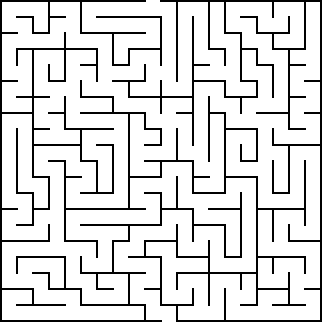
#> input picture data/maze_image/maze.png, 322 x 322 px, given in place of maze.png.png, which was not available
$ python main.py
#> lines starting #> are read from the running program, lines starting #| are printed output that depends on the picture; pictures that were not available may be replaced by others from this repository, and a replacement may not be noted
### src/maze.py
# file nay dung de chuyen maze thanh ma tran 01 va chuyen tu ma tran thanh anh

import cv2
import numpy as np
from PIL import Image

# doc anh

def read_image(filename):
    # Đọc ảnh thành ảnh xám
    image = cv2.imread(f'../data/maze_image/{filename}.png', cv2.IMREAD_GRAYSCALE)
    if image is None:
        print(f"Không thể đọc ảnh: {filename}")
        return None  # Hoặc xử lý lỗi tùy ý

    # Chuyển ảnh thành ma trận nhị phân 0 và 1
    _, binary_matrix = cv2.threshold(image, 127, 1, cv2.THRESH_BINARY)

    # Lưu ma trận nhị phân vào tệp văn bản (nếu cần)
    np.savetxt(f"../data/maze_text/{filename}.txt", binary_matrix, fmt='%d')

    # Trả về ma trận nhị phân
    return binary_matrix


# chuyen ma tran thanh anh
def save_result_image(maze,alogorithm,filename):
    maze_array = np.array(maze, dtype=np.uint8)

    height, width = maze_array.shape

    rgb_image = np.zeros((height, width, 3), dtype=np.uint8)

    for i in range(height):
        for j in range(width):
            if maze_array[i, j] == 0:
                rgb_image[i, j] = [0, 0, 0]
            elif maze_array[i, j] == 1:
                rgb_image[i, j] = [255, 255, 255]
            elif maze_array[i, j] == 2:
                rgb_image[i, j] = [0, 255, 0]
            elif maze_array[i, j] == 3:
                rgb_image[i, j] = [255, 0, 0]

    img = Image.fromarray(rgb_image, mode='RGB')
    img.save('../results/{}/{}_ans.png'.format(alogorithm,filename))
    img.show()

### src/utils.py
import json
import numpy as np
import matplotlib.pyplot as plt

# dung lai duong di
def re_path(maze, came_from, current):
    path = [current]
    while current in came_from:
        current = came_from[current]
        path.append(current)

    path.reverse()

    for i in path:
        maze[i[0]][i[1]] = 2

    return path

# tim diem start va goal cua ma tran vuong
def find_point(maze):
    start = None
    goal = None

    rows, cols = len(maze), len(maze[0])

    # Tìm điểm bắt đầu `start` ở dòng đầu tiên
    ls, rs = 0, cols - 1
    for i in range(cols):
        if maze[0][i] == 1:
            ls = i
            break
    for i in range(cols - 1, -1, -1):
        if maze[0][i] == 1:
            rs = i
            break
    start = (0, (ls + rs) // 2)

    # Tìm điểm kết thúc `goal` ở dòng cuối cùng
    lg, rg = 0, cols - 1
    for i in range(cols):
        if maze[rows - 1][i] == 1:
            lg = i
            break
    for i in range(cols - 1, -1, -1):
        if maze[rows - 1][i] == 1:
            rg = i
            break
    goal = (rows - 1, (lg + rg) // 2)

    return start, goal


# luu loi giai duoi dang file json
import json
import os

def save_solution(path, algorithm, output_name, _time):
    # Số bước là số lượng phần tử trong path
    steps = len(path)
    output_path = f"../results/{algorithm}/{output_name}.json"

    # Tạo thư mục nếu chưa tồn tại
    # os.makedirs(os.path.dirname(output_path), exist_ok=True)

    solution_data = {
        "algorithm": algorithm,
        "steps": steps,
        "solution": [f"({x}, {y})" for x, y in path],  # Lưu các bước giải
        "execution_time": _time  # Thời gian thực hiện thuật toán
    }

    # Lưu dữ liệu vào file JSON
    with open(output_path, 'w') as json_file:
        json.dump(solution_data, json_file, indent=4)

    print(f"Solution saved to {output_path}")


# [6 lines left out: function create_plot, not called in this run]

### src/maze_solver.py
from queue import Queue
from utils import re_path
from queue import PriorityQueue
from maze import read_image, save_result_image
# bfs tim duong di ngan nhat
def bfs(maze, start, goal):
    rows = len(maze)
    cols = len(maze[0])

    came_from = {}
    visited = [[0] * cols for _ in range(rows)]
    directions = [(-1, 0), (1, 0), (0, -1), (0, 1)]

    q = Queue()

    q.put((start, 0))
    visited[start[0]][start[1]] = 1

    while not q.empty():
        current, step = q.get()

        if (current == goal):
            return re_path(maze, came_from, current)

        for d in directions:
            new = (current[0] + d[0], current[1] + d[1])

            if 0 <= new[0] < cols and 0 <= new[1] < rows and visited[new[0]][new[1]] == 0:
                if maze[new[0]][new[1]] == 1:
                    came_from[new] = current
                    visited[new[0]][new[1]] = 1
                    q.put((new, step + 1))

    return None

# _star tim duong di ngan nhat
def heuristic(a, b):
    return abs(a[0] - b[0]) + abs(a[1] - b[1])


def a_star(maze, start, goal):
    directions = [(-1, 0), (1, 0), (0, -1), (0, 1)]
    rows = len(maze)
    cols = len(maze[0])

    open_set = PriorityQueue()
    open_set.put((0, start))  # fn va vitri

    came_from = {}
    g = {start: 0}
    f = {start: heuristic(start, goal)}

    while not open_set.empty():
        _, current = open_set.get()

        if current == goal:
            return re_path(maze, came_from, current)

        for d in directions:
            new = (current[0] + d[0], current[1] + d[1])

            if 0 <= new[0] < rows and 0 <= new[1] < cols and maze[new] != 0:
                new_g = g[current] + 1

                if new_g < g.get(new, float('inf')):
                    came_from[new] = current
                    g[new] = new_g
                    f[new] = new_g + heuristic(new, goal)
                    open_set.put((f[new], new))

    return None


# [18 lines of commented-out code are left out]

### src/main.py
from maze import read_image, save_result_image
from maze_solver import bfs, a_star
from utils import re_path, find_point, save_solution
import copy
import time
import matplotlib.pyplot as plt
import numpy as np

def main():
    filename = str(input("nhap ten anh : "))
#> the answer given: ../data/maze_image/maze.png
    maze = read_image(filename)
#> in read_image, `image = cv2.imread(f'../data/maze_image/{filename}.png', cv2.IMREAD_GR..`: image: shape (322, 322); 86.4% white; black in thin lines or dots
#> in read_image, `_, binary_matrix = cv2.threshold(image, 127, 1, cv2.THRESH_BINARY)`: binary_matrix: shape (322, 322); values 0 (black) and 1 (white), 86.4% white; black in thin lines or dots

    maze1 = copy.deepcopy(maze)

    start, goal = find_point(maze)
#> in find_point, `rows, cols = len(maze), len(maze[0])`: rows = 322
#> in find_point, `ls, rs = 0, cols - 1`: ls = 0; rs = 321
#> in find_point, `lg, rg = 0, cols - 1`: lg = 0; rg = 321
#> in find_point, `goal = (rows - 1, (lg + rg) // 2)`: goal = (321, 168)
#> start = (0, 152); goal = (321, 168)

    # loi giai 1
    maze_copy_1 = copy.deepcopy(maze)
    st1 = time.time()
    a_star_solution = a_star(maze_copy_1, start, goal)
#> in a_star, `rows = len(maze)`: rows = 322
#> in a_star, `g = {start: 0}`: g = {(0, 152): 0}
#> in a_star, `f = {start: heuristic(start, goal)}`: f = {(0, 152): 337}
#> the loop in a_star, `while not open_set.empty():` made 88826 passes
#> after the loop in a_star, `while not open_set.empty():`: came_from = 88900 items; f = 88901 items
#> a_star_solution = 1254 pairs, first value 0 to 321, second value 47 to 242
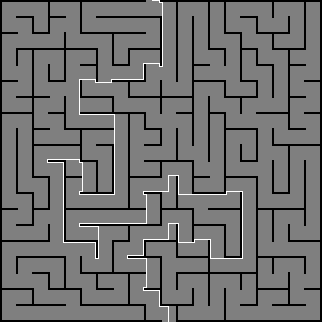
#> maze_copy_1: shape (322, 322); min 0, max 2, mean 0.877; drawn with min black and max white
    et1 = time.time()
    save_solution(a_star_solution, "a_star", filename, et1-st1)
#> in save_solution, `steps = len(path)`: steps = 1254
    save_result_image(maze_copy_1,"a_star",filename)


    # loi giai 2
    maze_copy_2 = copy.deepcopy(maze)
    st2 = time.time()
    bfs_solution = bfs(maze_copy_2, start, goal)
#> in bfs, `rows = len(maze)`: rows = 322
#> in bfs, `visited = [[0] * cols for _ in range(rows)]`: visited = 322 items
#> after the loop in bfs, `while not q.empty():`: came_from = 89599 items
#> bfs_solution has the same summary as a_star_solution
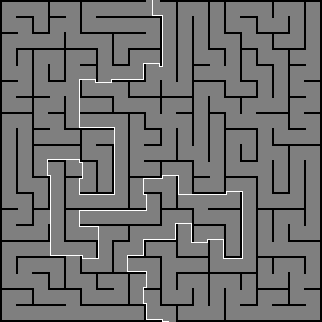
#> maze_copy_2: shape (322, 322); min 0, max 2, mean 0.877; drawn with min black and max white
    et2 = time.time()
    save_solution(bfs_solution, "bfs", filename, et2-st2)
    save_result_image(maze_copy_2, "bfs", filename)

    # ve bieu do so sanh hai thuat toan
    names = ["a_star", "bfs"]
    times = [et1-st1, et2-st2]
    steps = [len(bfs_solution), len(a_star_solution)]
#> steps = [1254, 1254]

    x = np.arange(2)

    fig, ax1 = plt.subplots()

    width = 0.2

    bar1 = ax1.bar(x-width/2, times, width, label='time', color='blue')
    ax1.set_ylabel('Đơn vị (s)', color='blue')
    ax1.tick_params(axis='y', labelcolor='blue')

    ax2 = ax1.twinx()
    bar2 = ax2.bar(x + width / 2, steps, width, label='steps', color='orange')
    ax2.set_ylabel('Đơn vị (step)', color='orange')
    ax2.tick_params(axis='y', labelcolor='orange')

    for bar in bar1:
        height = bar.get_height()
        ax1.text(bar.get_x() + bar.get_width() / 2, height, f'{height}', ha='center', va='bottom', color='blue')

    for bar in bar2:
        height = bar.get_height()
        ax2.text(bar.get_x() + bar.get_width() / 2, height, f'{height}', ha='center', va='bottom', color='orange')
#> this loop made 2 passes
#> height on passes 1 to 2: 1254, 1254

    ax1.set_xticks(x)
    ax1.set_xticklabels(names)

    ax1.legend(loc='upper center')
    ax2.legend(loc='lower center')
    plt.title("so sanh bfs va a*")
    plt.show()
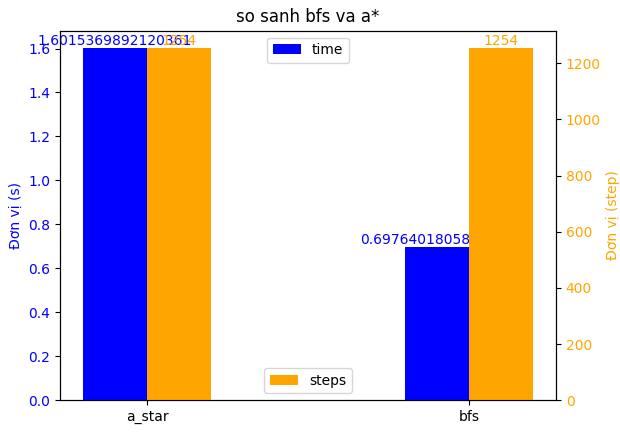
#> figure drawn by matplotlib, 2 panels


if __name__ == '__main__':
    main()
